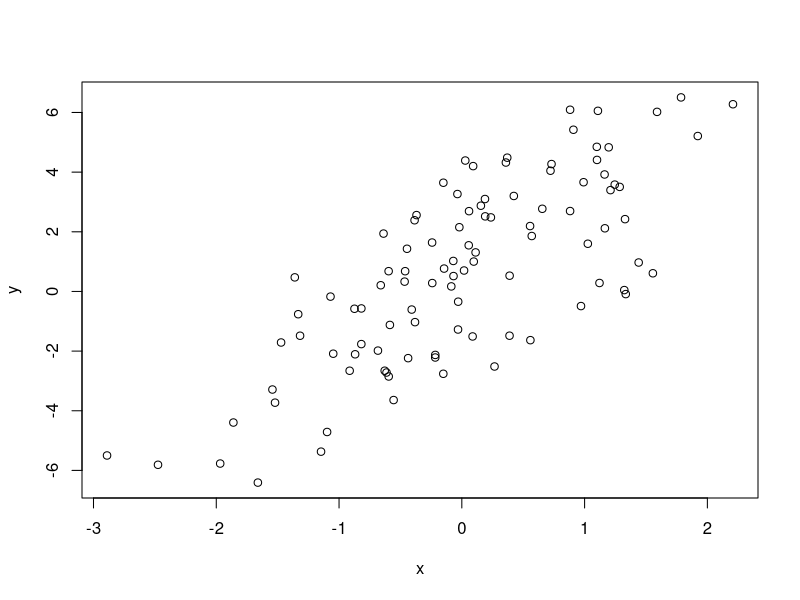
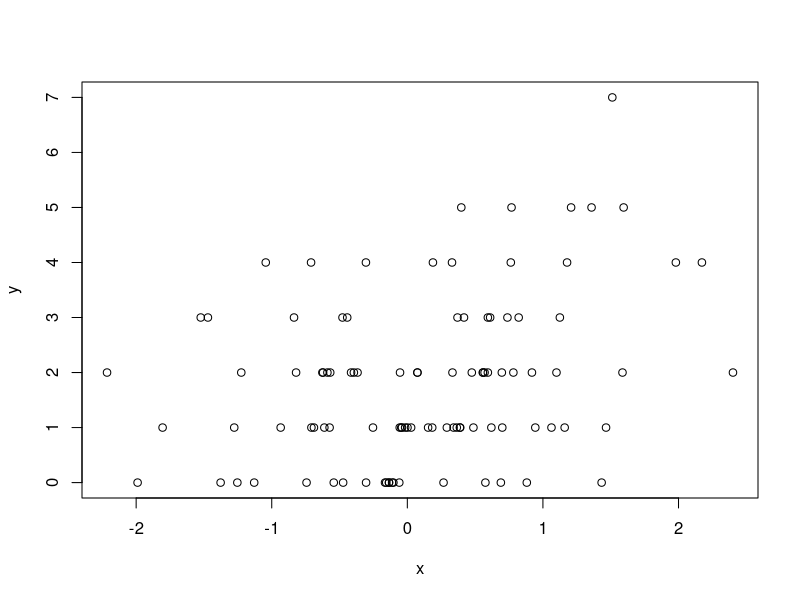
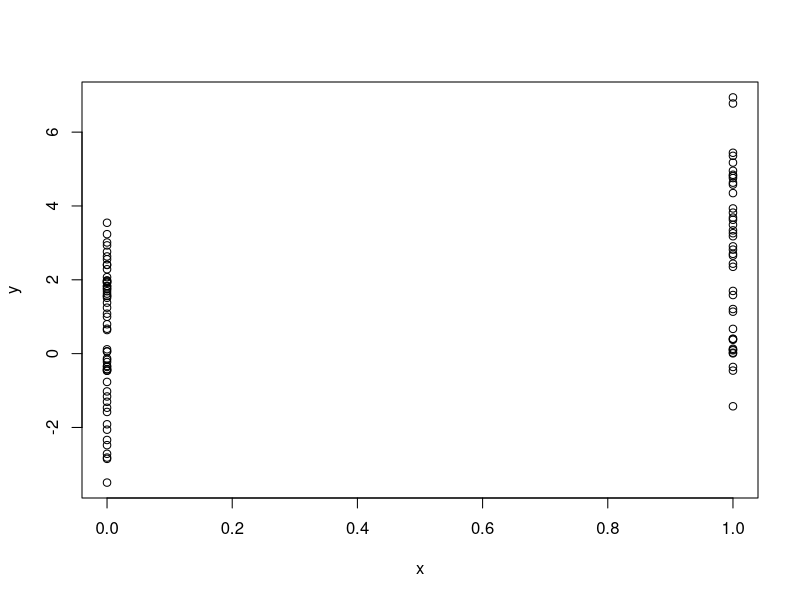
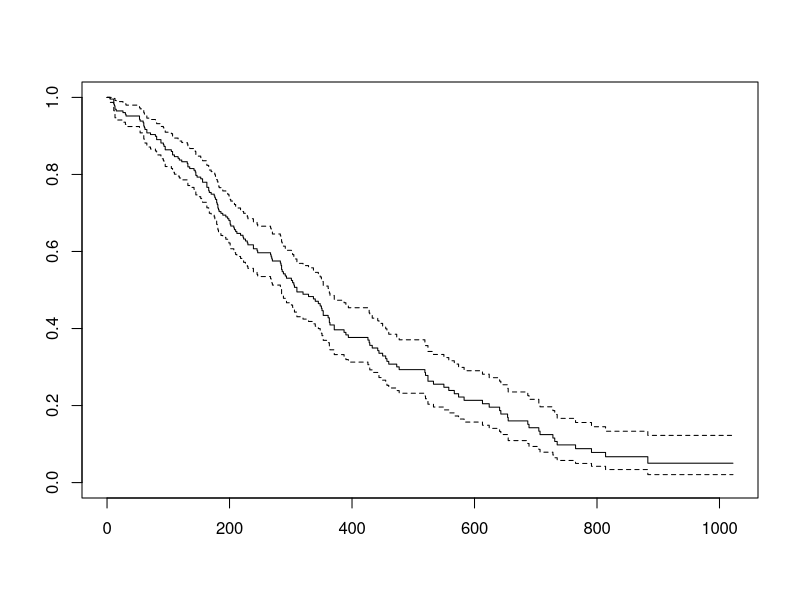
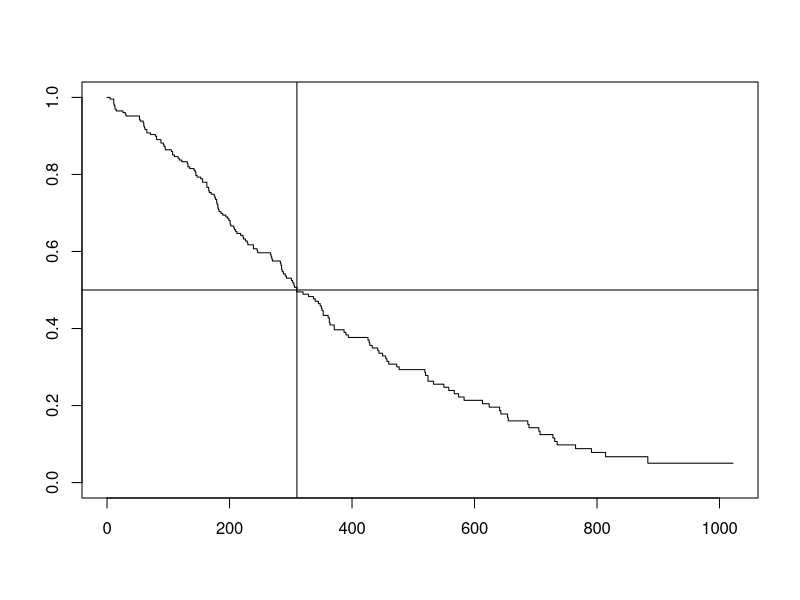
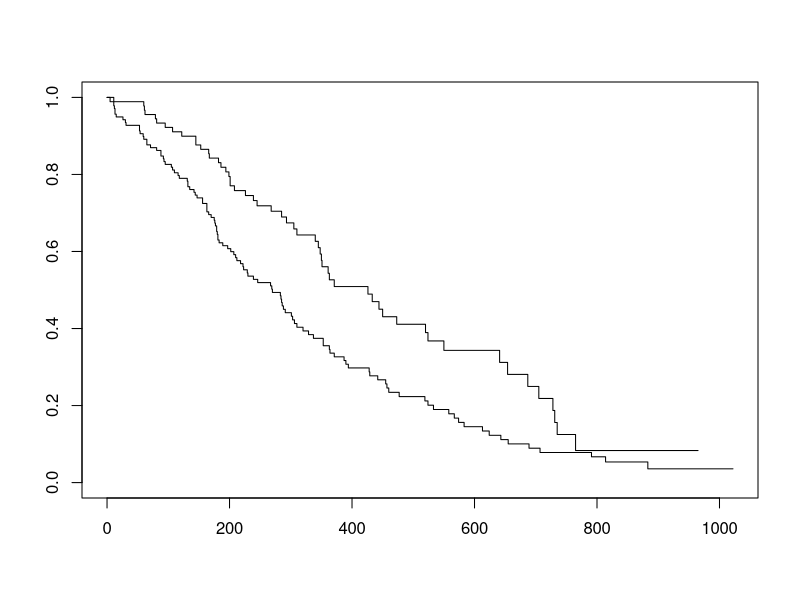
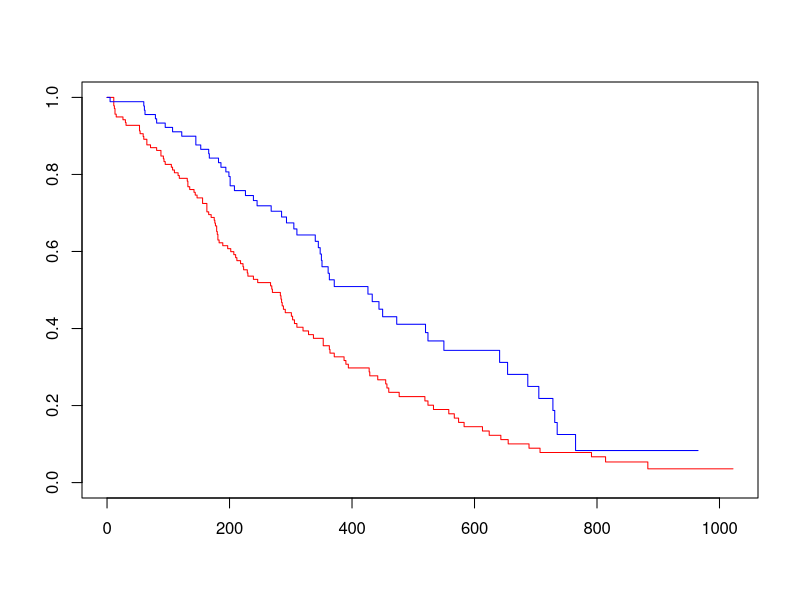
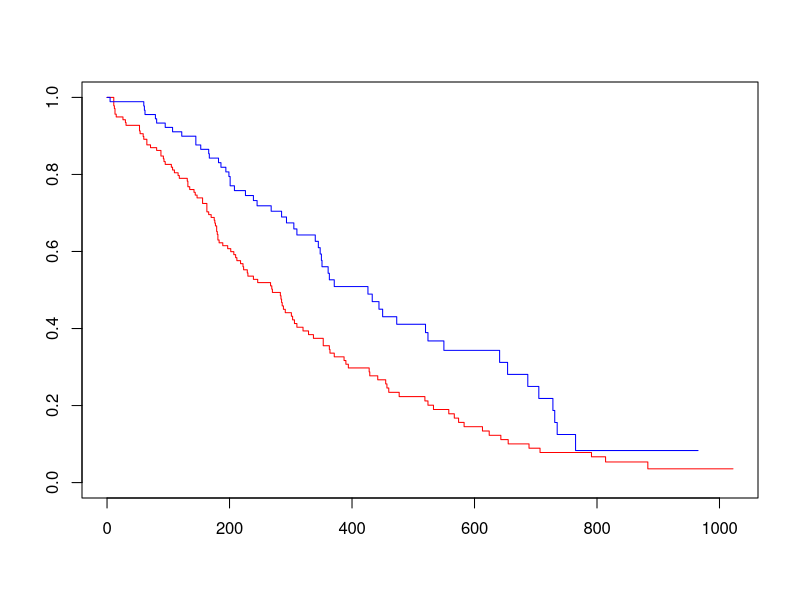

Here is the R script that generated these plots, in order:
# Simulating linear model 
# Suppose we want to simulate from the following linear model
# y=b0+b1x+e, b0=0.5 and b1=2

set.seed(20)
x <-rnorm(100)
e <- rnorm(100, 0, 2)
y <- 0.5+2*x+e
summary(y)
plot(x, y)

set.seed(1)
x <-rnorm(100)
e <- rnorm(100, 0, 2)
log.mu <- 0.5+0.3*x
y <- rpois(100, exp(log.mu))
summary(y)
plot(x, y)

set.seed(10)
x <-rbinom(100, 1, 0.5)
e <- rnorm(100, 0, 2)
y <- 0.5+2*x+e
summary(y)
plot(x, y)

library(survival)
library(urca)
mydata<-lung
mydata
## Step (1)
## Create the survival object
## we need status = 0 --> no event and status = 1 --> event happened
recodestatus <-function(x){
  if (x==1){rs=0} ## no event/ censored
  if (x==2){rs=1} ## event happened
  return(rs)
}
for (i in 1: length(mydata$status)) {
  mydata$recodedStatus[i]<-recodestatus(mydata$status[i])
}
mySurv <- Surv(time=mydata$time, event = mydata$recodedStatus)
class(mySurv)
head(mySurv)

## single survival curve: no comparisons in the dataset
myfit <-survfit(mySurv~1) ## single curve for all patient in the dataset
myfit
median(mydata$time)

### Median survival is the time at which the survivorship function equals 0.5
plot(myfit)
plot(myfit, conf.int = "none")
abline(h=0.5)
abline(v=310)

## specify predictor variable in the formula
myfit1<-survfit(mySurv~mydata$sex)
myfit1
plot(myfit1)
table(mydata$sex)

# 1 = Male, 2 = Female
plot(myfit1, col=c("red", "blue")) ## red = Male, Blue = female
plot(myfit1, col = c("red", "blue"))
plot(myfit1, col = c("red", "blue"), mark = 3) ## mark.time=T marked at 
## each censoring time
legend("topright", c("male","female"), col = c("red", "blue"), lty=1)
abline(h=0.5)
abline(v=270, col="blue")
abline(v=426, col="red")

#Now we see that the survival of female is better,
## Q: Is it better by chance, or statistically significant?
survdiff(mySurv~mydata$sex)

### plot the inverse of a survival function
plot(myfit1, fun="event", col=c("red", "blue"), mark=3)

coxph(mySurv ~ mydata$sex + mydata$age)

